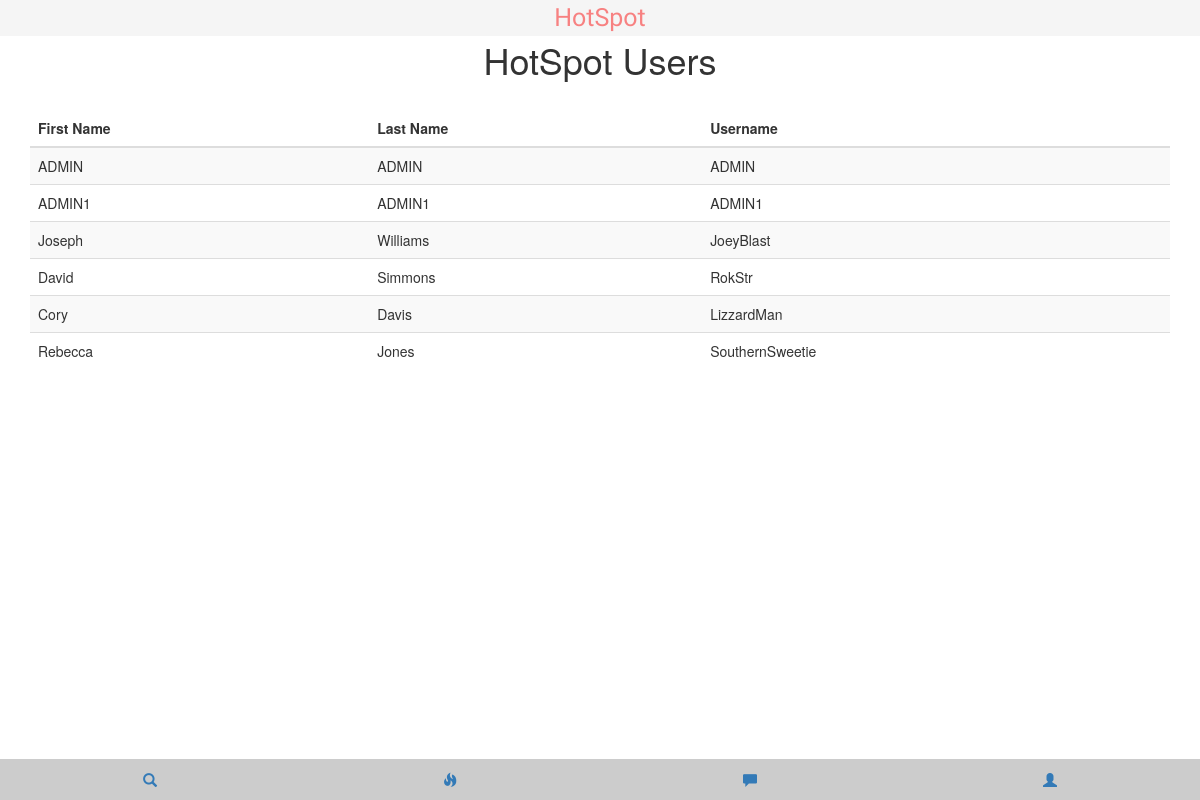
The page /usertable.php on the database as committed earlier.
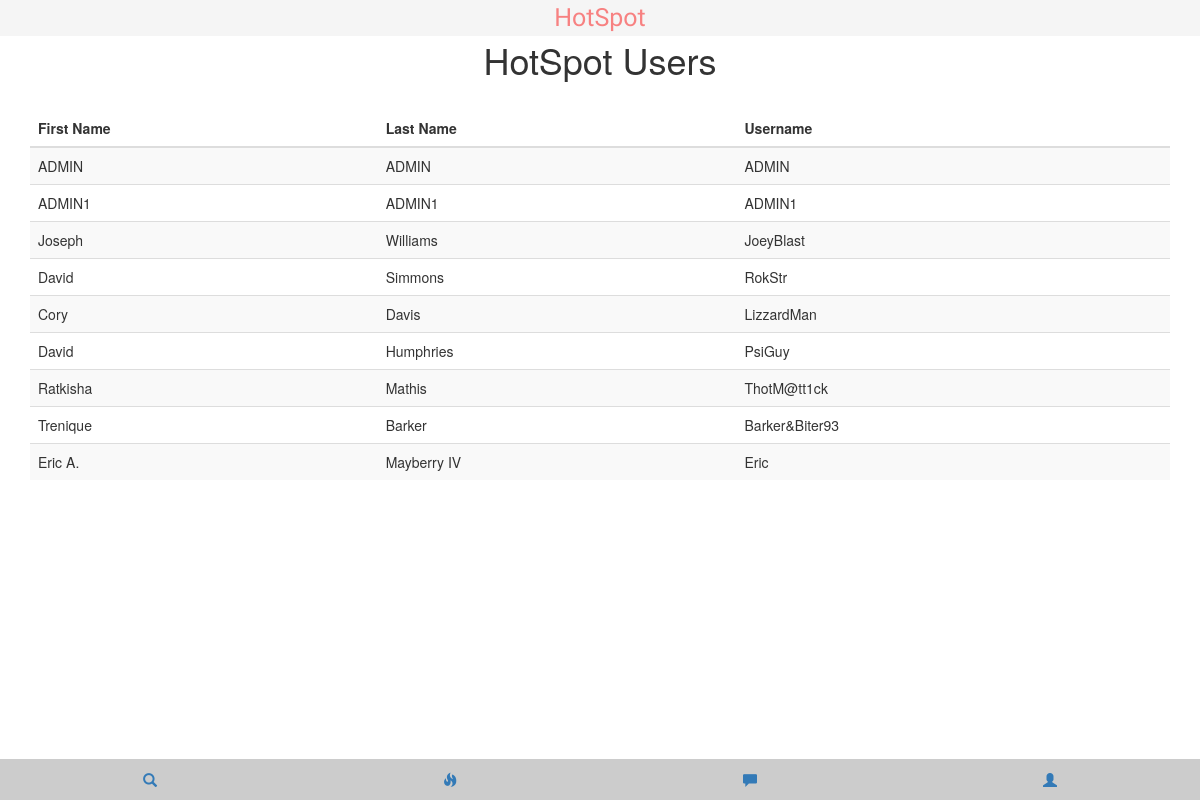
The same page on the database as committed later.
### tables this page shows
CREATE TABLE `user` (
  `U_ID` int(7) NOT NULL,
  `U_ACCT_TYPE` char(1) NOT NULL,
  `U_USERNAME` char(255) NOT NULL,
  `U_F_NAME` char(255) NOT NULL,
  `U_L_NAME` char(255) NOT NULL,
  `U_DOB` date NOT NULL,
  `U_HOME_LAT_DEG` int(2) NOT NULL,
  `U_HOME_LAT_MIN` int(2) NOT NULL,
  `U_HOME_LAT_SEC` int(2) NOT NULL,
  `U_HOME_LONG_DEG` int(2) NOT NULL,
  `U_HOME_LONG_MIN` int(2) NOT NULL,
  `U_HOME_LONG_SEC` int(2) NOT NULL,
  `U_SCHOOL` char(255) DEFAULT NULL,
  `U_PHONE` bigint(20) DEFAULT NULL,
  `U_IMAGE` blob
);

### usertable.php (the view, shortened to what this page needs)
<!DOCTYPE html>
<html lang="en">
  <head>
    <link rel="stylesheet" type="text/css" href="css/template.css">
    <link rel="stylesheet" type="text/css" href="css/bootstrap-theme.min.css">
  </head>
  <body>
    <div class="container">
      <?php include("header.php"); ?>
      <br style="line-height:38px;" />
      <h1 class="text-center">HotSpot Users</h1><br/>
      <table class="table table-striped">
        <thead>
          <tr><th>First Name</th><th>Last Name</th><th>Username</th>
          </tr>
        </thead>
        <tbody>
          <?php
          include("connection.php");
          $conn = new mysqli($servername, $username, $password, $db);
          $sql = "SELECT U_F_NAME, U_L_NAME, U_USERNAME FROM USER";
          $result = $conn->query($sql);
          if ($result->num_rows > 0) {
              while($row = $result->fetch_assoc()) {
                  echo "<tr><td>".$row["U_F_NAME"]."</td><td>".$row["U_L_NAME"].
                  "</td><td>".$row["U_USERNAME"]."</td></tr>";
              }
          } else {
              echo "0 results";
          }
          ?>
        </tbody>
      </table>
    </div>
    <?php include("nav.php"); ?>
  </body>
</html>

Rows that differ between the two databases and show on the page:
changed user: U_F_NAME "Rebecca" → "David"; U_L_NAME "Jones" → "Humphries"; U_USERNAME "SouthernSweetie" → "PsiGuy"
added user: U_F_NAME "Ratkisha", U_L_NAME "Mathis", U_USERNAME "ThotM@tt1ck"
added user: U_F_NAME "Trenique", U_L_NAME "Barker", U_USERNAME "Barker&Biter93"
added user: U_F_NAME "Eric A.", U_L_NAME "Mayberry IV", U_USERNAME "Eric"
